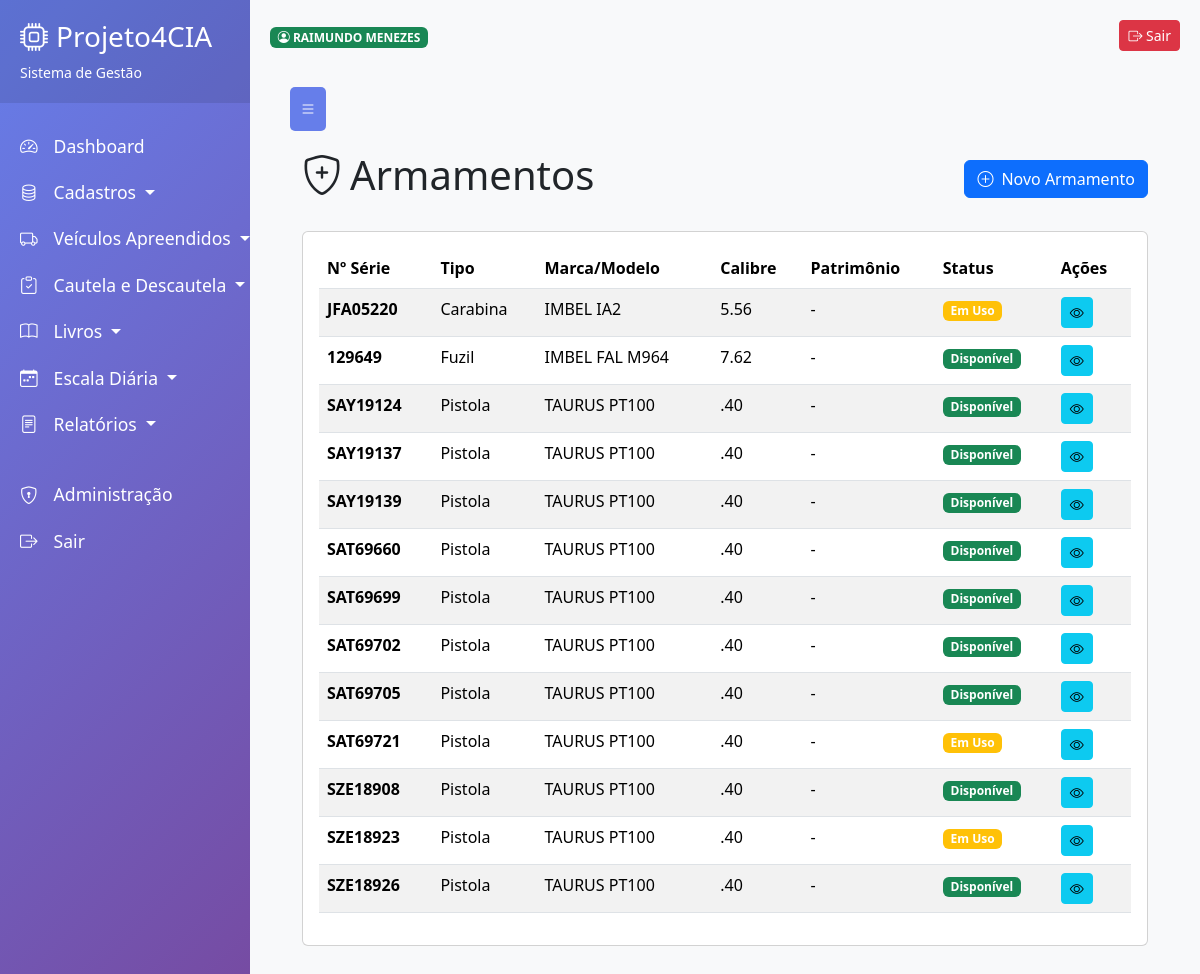
The app's page /cadastros/armamentos/ (signed in), older data.
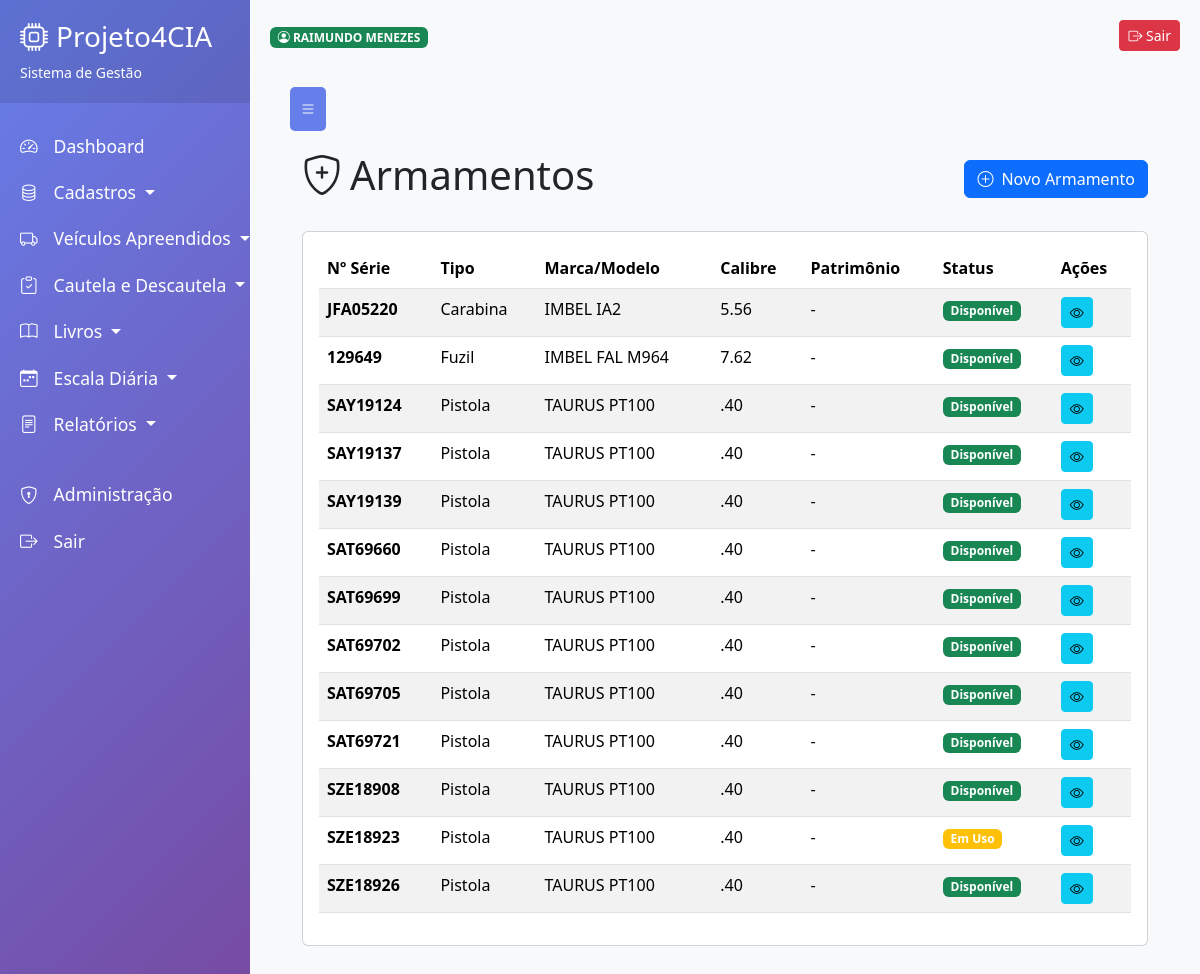
The same page, newer data.
### aplicacoes/cadastros/cadastro_armamentos/models.py (models this page shows, shortened)
class Armamento(models.Model):
    STATUS_CHOICES = [
        ('DISPONIVEL', 'Disponível'),
        ('EM_USO', 'Em Uso'),
        ('MANUTENCAO', 'Em Manutenção'),
        ('BAIXADO', 'Baixado'),
    ]
    CALIBRE_CHOICES = [
        ('.22', '.22'),
        ('.32', '.32'),
        ('.38', '.38'),
        ('9mm', '9mm'),
        ('.40', '.40'),
        ('.45', '.45'),
        ('12', 'Calibre 12'),
        ('5.56', '5.56mm'),
        ('7.62', '7.62mm'),
    ]
    TIPO_CHOICES = [
        ('PISTOLA', 'Pistola'),
        ('REVOLVER', 'Revólver'),
        ('FUZIL', 'Fuzil'),
        ('CARABINA', 'Carabina'),
        ('ESPINGARDA', 'Espingarda'),
        ('SUBMETRALHADORA', 'Submetralhadora'),
        ('METRALHADORA', 'Metralhadora'),
    ]
    numero_serie = models.CharField('Nº de Série', max_length=50, unique=True)
    tipo = models.CharField('Tipo', max_length=20, choices=TIPO_CHOICES)
    marca = models.CharField('Marca', max_length=50)
    modelo = models.CharField('Modelo', max_length=50)
    calibre = models.CharField('Calibre', max_length=10, choices=CALIBRE_CHOICES)
    patrimonio = models.CharField('Nº Patrimônio', max_length=30, blank=True, null=True)
    registro = models.CharField('Nº Registro', max_length=30, blank=True)
    capacidade = models.IntegerField('Capacidade (tiros)', default=0)
    comprimento_cano = models.DecimalField('Comprimento do Cano (cm)', max_digits=5, decimal_places=2, null=True, blank=True)
    status = models.CharField('Status', max_length=20, choices=STATUS_CHOICES, default='DISPONIVEL')
    observacoes = models.TextField('Observações', blank=True)
    ativo = models.BooleanField('Ativo?', default=True)
    criado_em = models.DateTimeField('Criado em', auto_now_add=True)
    atualizado_em = models.DateTimeField('Atualizado em', auto_now=True)
    class Meta:
        verbose_name = 'Armamento'
        verbose_name_plural = 'Armamentos'
        ordering = ['tipo', 'marca', 'modelo']

### aplicacoes/cadastros/cadastro_armamentos/views.py (the view)
# urls.py: path('', login_required(views.ArmamentoListView.as_view()), name='armamento_list'),
class ArmamentoListView(LoginRequiredMixin, ListView):
    model = Armamento
    template_name = 'cadastro_armamentos/armamento_list.html'
    context_object_name = 'armamentos'
    paginate_by = 20

### aplicacoes/cadastros/cadastro_armamentos/templates/cadastro_armamentos/armamento_list.html (shortened to what this page needs)
{% extends 'base.html' %}
{% block content %}
<div class="container-fluid">
    <div class="d-flex justify-content-between align-items-center mb-4">
        <h1><i class="bi bi-shield-plus me-2"></i>Armamentos</h1>
        <a href="{% url 'cadastro_armamentos:armamento_create' %}" class="btn btn-primary">
            <i class="bi bi-plus-circle me-2"></i>Novo Armamento
        </a>
    </div>
    <div class="card">
        <div class="card-body">
            <div class="table-responsive">
                <table class="table table-striped table-hover">
                    <thead>
                        <tr>
                            <th>Nº Série</th>
                            <th>Tipo</th>
                            <th>Marca/Modelo</th>
                            <th>Calibre</th>
                            <th>Patrimônio</th>
                            <th>Status</th>
                            <th>Ações</th>
                        </tr>
                    </thead>
                    <tbody>
                        {% for armamento in armamentos %}
                        <tr>
                            <td><strong>{{ armamento.numero_serie }}</strong></td>
                            <td>{{ armamento.get_tipo_display }}</td>
                            <td>{{ armamento.marca }} {{ armamento.modelo }}</td>
                            <td>{{ armamento.calibre }}</td>
                            <td>{{ armamento.patrimonio|default:'-' }}</td>
                            <td>
                                {% if armamento.status == 'DISPONIVEL' %}
                                    <span class="badge bg-success">Disponível</span>
                                {% elif armamento.status == 'EM_USO' %}
                                    <span class="badge bg-warning">Em Uso</span>
                                {% elif armamento.status == 'MANUTENCAO' %}
                                    <span class="badge bg-danger">Manutenção</span>
                                {% else %}
                                    <span class="badge bg-secondary">Baixado</span>
                                {% endif %}
                            </td>
                            <td>
                                <a href="{% url 'cadastro_armamentos:armamento_detail' armamento.pk %}"
                                   class="btn btn-sm btn-info" title="Detalhes">
                                    <i class="bi bi-eye"></i>
                                </a>
                            </td>
                        </tr>
                        {% endfor %}
                    </tbody>
                </table>
            </div>
        </div>
    </div>
</div>
{% endblock %}

Row changes from the older to the newer data that the page shows:
changed Armamento "JFA05220": status "Em Uso" → "Disponível"
changed Armamento "SAT69721": status "Em Uso" → "Disponível"
